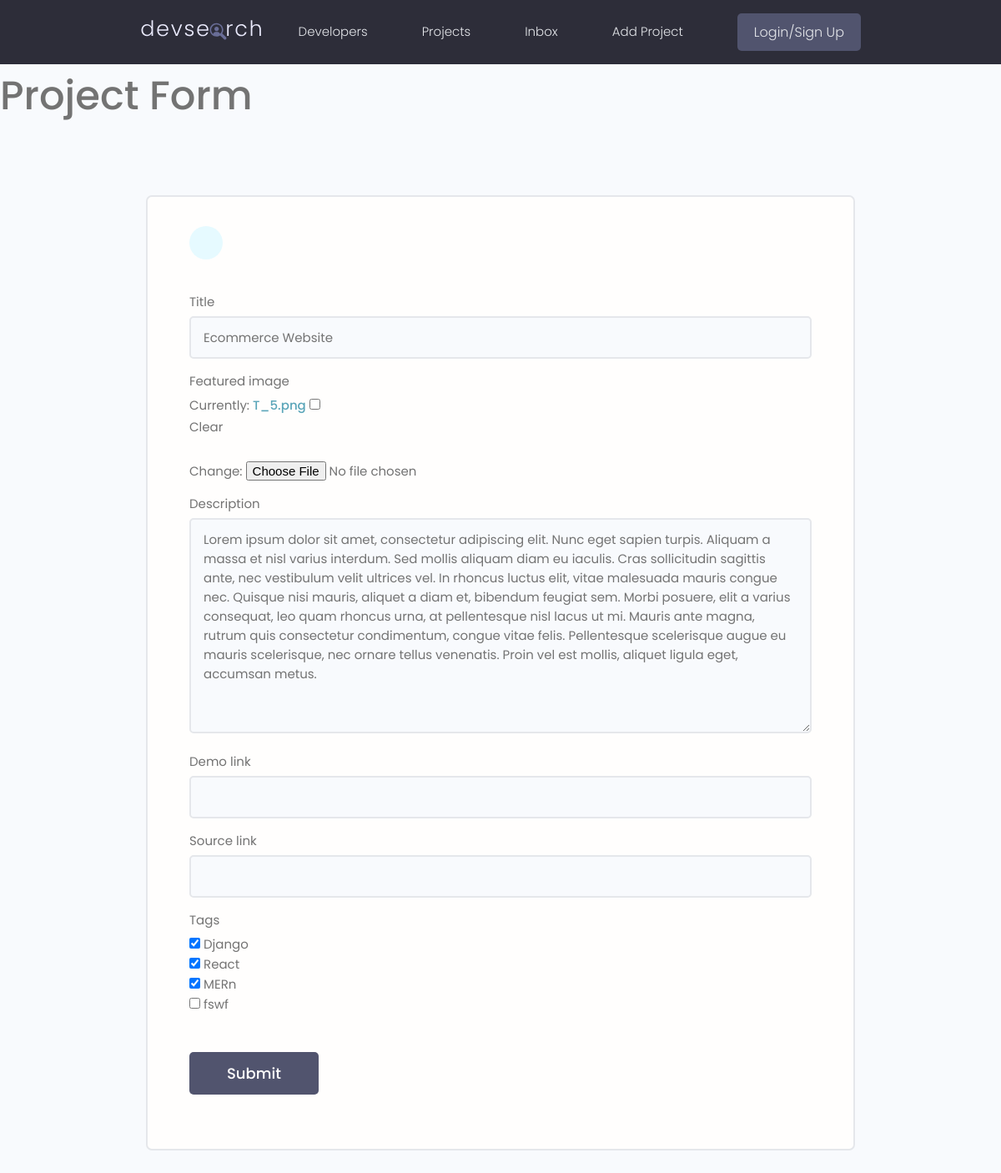
The app's page /projects/update-project/8a117145-474e-4e53-a3a5-91ba84a021ca, older data.
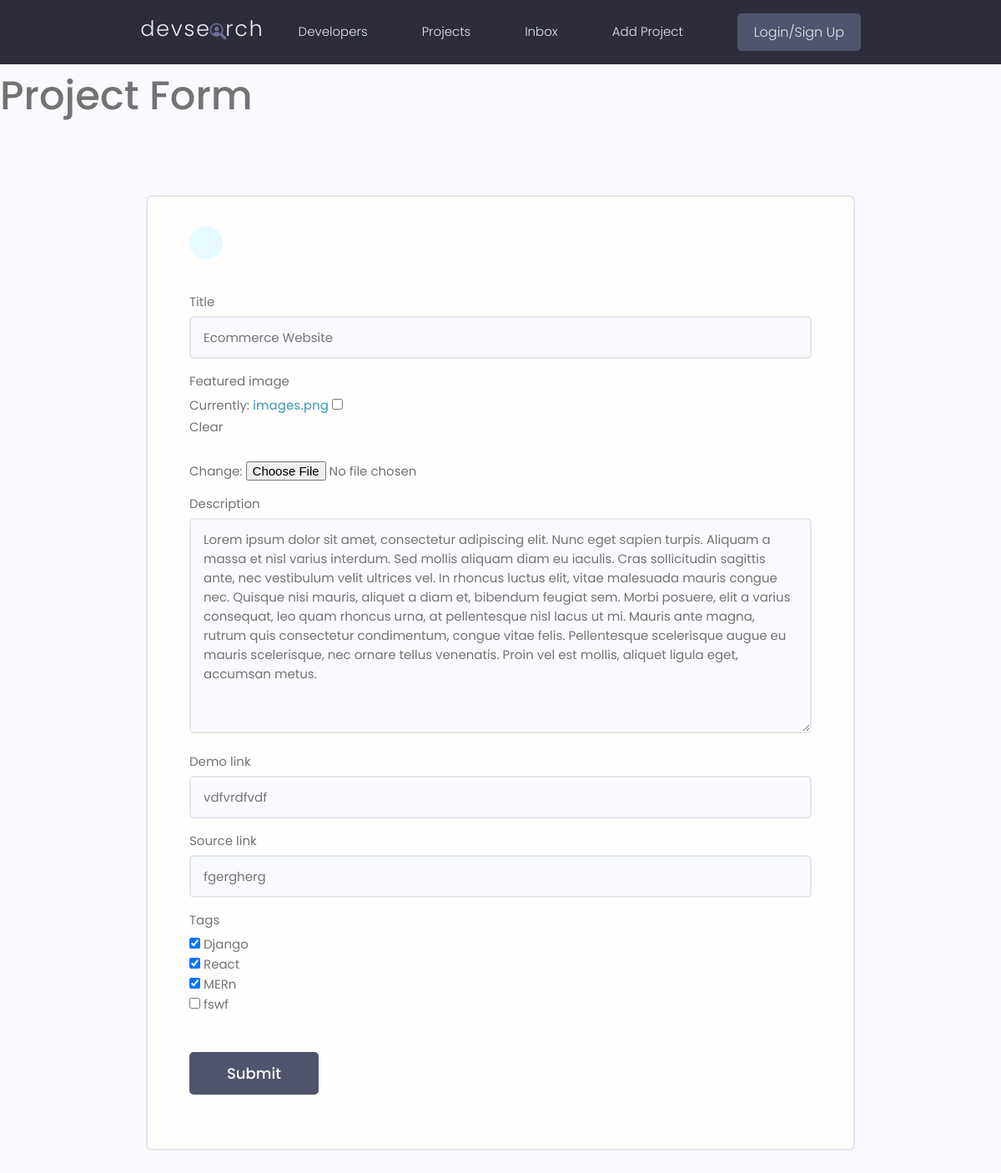
The same page, newer data.
### projects/models.py (models this page shows, shortened)
class Project(models.Model):
    owner=  models.ForeignKey(Profile,null=True,blank=True,on_delete=models.SET_NULL) # setting null to true here so we can run migration without data, SET_NULL is used so that we if someone deletes project accidently it can be retrived back
    title= models.CharField(max_length=200)
    description= models.TextField(null=True,blank=True)
    featured_image= models.ImageField(null=True,blank=True,default="default.jpg") # requires pillow to use
    demo_link= models.CharField(max_length=2000,null=True,blank=True)
    source_link= models.CharField(max_length=2000,null=True,blank=True)
    tags= models.ManyToManyField("Tag", blank=True) # using Tag as string since it is referenced afterwards so python will be able to find it
    vote_total= models.IntegerField(default=0,null=True,blank=True)
    vote_ratio= models.IntegerField(default=0,null=True,blank=True)
    created= models.DateTimeField(auto_now_add=True) # auto_now_add adds timestamp automatically as model instance is created
    id= models.UUIDField(default=uuid.uuid4,unique=True,primary_key=True,editable=False) # UUID 16 character unique ids

### projects/views.py (the view, shortened to what this page needs)
# urls.py: path("update-project/<str:pk>",views.updateproject,name="update-project"),
def updateproject(request,pk): # pk is primary key which will be referencing the id of a project
    project=Project.objects.get(id=pk) # using .get() to fetch project based on id
    form = ProjectForm(instance=project) # instance is the project we want to update
    context={"form":form}
    return render(request,"projects/project_form.html",context)

### projects/forms.py
class ProjectForm(ModelForm): # this will be form for Project model"
    class Meta:
        model = Project
        fields=["title","featured_image","description","demo_link","source_link","tags"]
        widgets={
            "tags":forms.CheckboxSelectMultiple() # to change the list of tags into check boxes
        }
    def __init__(self,*args,**kwargs):
        super(ProjectForm,self).__init__(*args,**kwargs)
        for name,field in self.fields.items():
            field.widget.attrs.update({'class':'input'}) # adding fronted theme class input here into django widget

### projects/models.py (called while the page is built)
    def __str__(self):
        return self.name

### projects/templates/projects/project_form.html (shortened to what this page needs)
{% extends "main.html" %}
{%block content%}
<h1>Project Form</h1>
<main class="formPage my-xl">
    <div class="content-box">
        <div class="formWrapper">
            <a class="backButton" href="#"></a>
            <br>
            <form class="form" method="POST" enctype="multipart/form-data">
                {%for field in form%}
                <div class="form__field">
                    <label for="formInput#text">{{field.label}} </label>
                    {{field}}
                </div>
                {% endfor %}
                <input class="btn btn--sub btn--lg  my-md" type="submit" value="Submit" />
            </form>
        </div>
    </div>
</main>
{%endblock%}

Row changes from the older to the newer data that the page shows:
changed Project "Ecommerce Website": demo_link (not shown) → "vdfvrdfvdf"; source_link (not shown) → "fgergherg"
Text that changed along with them:
text no longer shown: "Currently: T_5.png Clear Change:"
text now shown: "Currently: images.png Clear Change:"
